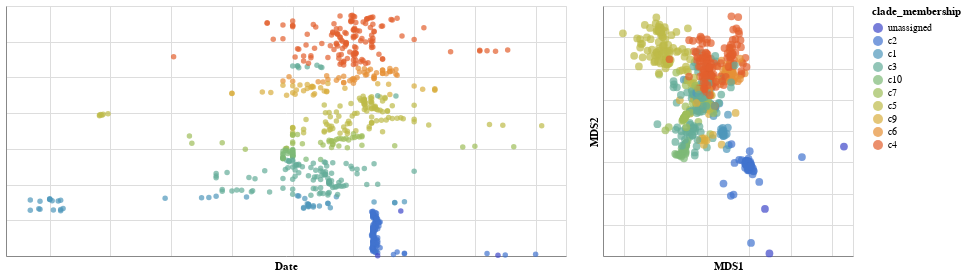

Notebook cell for this chart:
### Code cell
list_of_chart = linking_tree_with_plots_brush(merged_mds_df,['mds1','mds2'],["MDS1", "MDS2"], 'clade_membership:N', ['strain','clade_membership'], domain, range_)
list_of_chart[0]|list_of_chart[1]

### Figure 1 — Vega-Lite specification as saved in the notebook (floating-point values rounded to 4 significant figures; data arrays with more than 128 entries replaced by an {"elided": "..."} marker saying what was removed)
{"config": {"view": {"continuousWidth": 400, "continuousHeight": 300}}, "hconcat": [{"mark": "circle", "encoding": {"color": {"condition": {"type": "nominal", "field": "clade_membership", "scale": {"domain": ["unassigned", "c2", "c1", "c3", "c10", "c7", "c5", "c9", "c6", "c4"], "range": ["#3F47C9", "#4274CE", "#4F97BB", "#64AC99", "#7EB976", "#9EBE5A", "#BEBB48", "#D9AE3E", "#E69036", "#E35F2D", "#DB2823"]}, "selection": "selector011"}, "value": "gray"}, "tooltip": [{"type": "nominal", "field": "strain"}, {"type": "nominal", "field": "clade_membership"}], "x": {"type": "quantitative", "axis": {"labels": false, "ticks": false}, "field": "date", "scale": {"domain": [2014.0, 2018.0]}, "title": "Date"}, "y": {"type": "quantitative", "axis": {"labels": false, "ticks": false}, "field": "y", "title": ""}}, "height": 250, "selection": {"selector011": {"type": "interval", "resolve": "global"}}, "width": 560}, {"mark": {"type": "circle", "size": 60}, "encoding": {"color": {"condition": {"type": "nominal", "field": "clade_membership", "scale": {"domain": ["unassigned", "c2", "c1", "c3", "c10", "c7", "c5", "c9", "c6", "c4"], "range": ["#3F47C9", "#4274CE", "#4F97BB", "#64AC99", "#7EB976", "#9EBE5A", "#BEBB48", "#D9AE3E", "#E69036", "#E35F2D", "#DB2823"]}, "selection": "selector011"}, "value": "gray"}, "tooltip": [{"type": "nominal", "field": "strain"}, {"type": "nominal", "field": "clade_membership"}], "x": {"type": "quantitative", "axis": {"labels": false, "ticks": false}, "field": "mds1", "title": "MDS1"}, "y": {"type": "quantitative", "axis": {"labels": false, "ticks": false}, "field": "mds2", "title": "MDS2"}}, "height": 250, "selection": {"selector011": {"type": "interval", "resolve": "global"}}, "width": 250}], "data": {"name": "data-27d6a7b62344684f5d442ea26146af0b"}, "$schema": "https://vega.github.io/schema/vega-lite/v4.8.1.json", "datasets": {"data-27d6a7b62344684f5d442ea26146af0b": {"elided": "674 records"}}}
